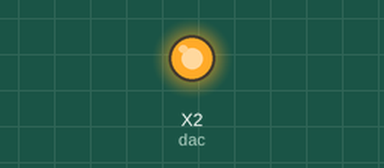
The program below on a simulated pyboard running MicroPython. On the bench: output pins drawn as LEDs (lit = HIGH). At 0.0 s the program stops and its outputs stay as they are.

Above: at 0.1 s.
Timing chart, 0 to 1.5 s (numbered marks = the images above):
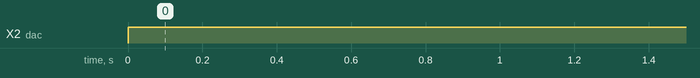

Measured:
- by itself, X2 (dac): LOW → HIGH at 0.00 s

The program:

dac_simple.py
```python
from pyb import DAC

dac = DAC(1)            # DAC 1 sur la broche A0 (Feather) ou X5 (Pyboard)
dac.write(128)          # Ecriture d'une valeur sur 8 bit

dac = DAC(1, bits=12)   # DAC 1 en 12 bit
dac.write(4095)         # Ecriture de la valeur maximale
```
